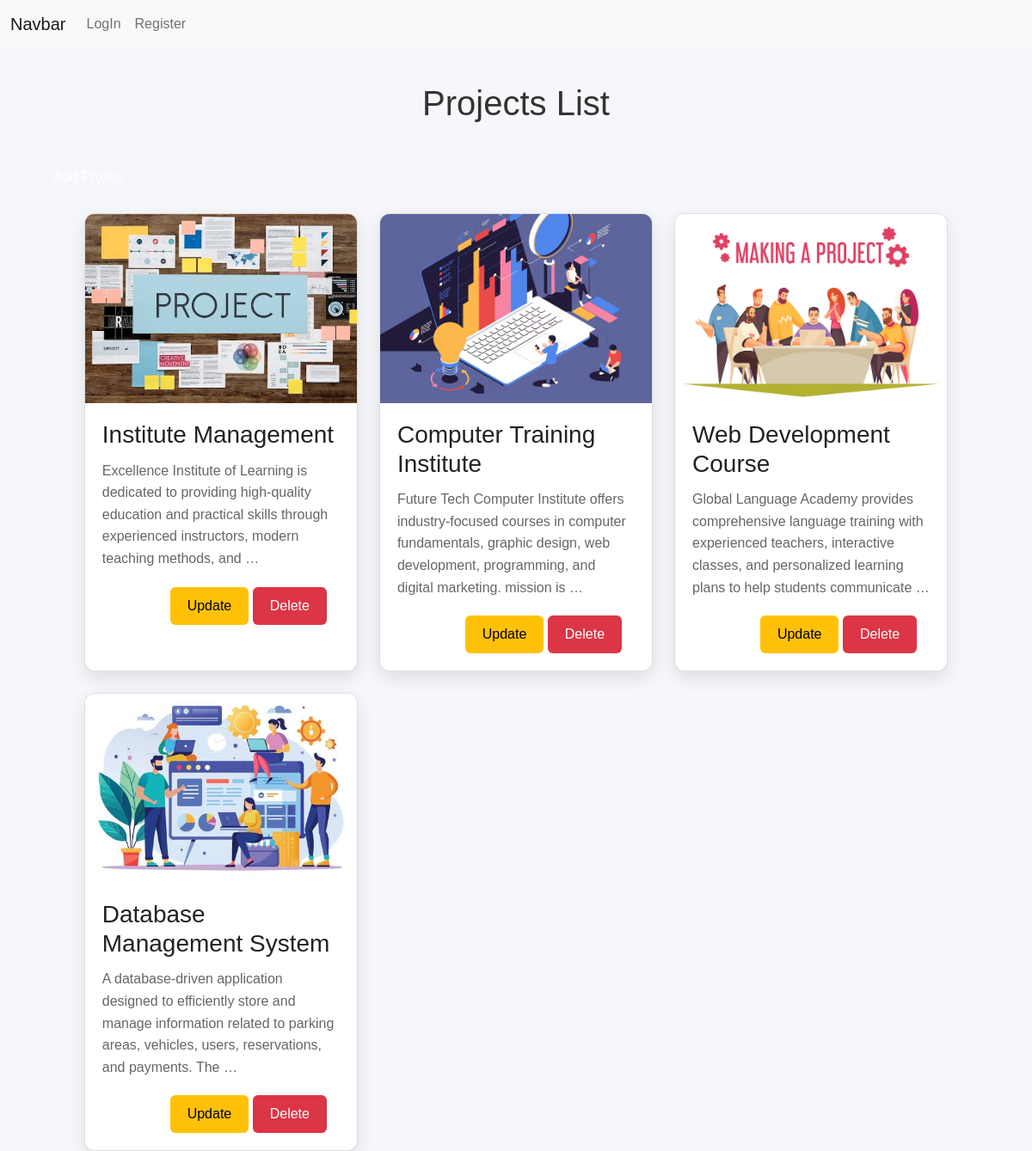
/project_list/, run on the app's committed database.
### Portfolio/models.py (models this page shows, shortened)
class ProjectModel(models.Model):
    title = models.CharField(max_length=100,null=True)
    description = models.TextField(null=True)
    image = models.ImageField(upload_to='project/',null=True)

### Portfolio/views.py (the view)
# urls.py: path('project_list/',project_list, name='project_list'),
def project_list(request):
    project_data = ProjectModel.objects.all()
    context ={
        'project_data':project_data
    }
    return render(request, 'project_list.html',context)

### Portfolio/templates/project_list.html (shortened to what this page needs)
{% extends 'master/base.html' %}
{% block content %}
<h1 class="page-title">Projects List</h1>
<a href="{% url 'add_project' %}" class="btn">Add Project</a>
<div class="card-container">
    {% for data in project_data %}
    <div class="card">
        <img src="{{ data.image.url }}" alt="{{ data.title }}">
        <div class="card-content">
            <h3>{{ data.title }}</h3>
            <p>
                {{ data.description|truncatewords:20 }}
            </p>
            <a href="#" class="btn">View</a>
            <a href="{% url 'edit_project' data.id %}" class="btn btn-edit">Update</a>
            <a href="{% url 'delete_project' data.id %}" class="btn btn-delete">Delete</a>
        </div>
    </div>
    {% endfor %}
</div>
{% endblock %}

### Portfolio/templates/master/base.html (shortened to what this page needs)
<!doctype html>
<html lang="en">
  <head>
    <link href="https://cdn.jsdelivr.net/npm/bootstrap@5.0.2/dist/css/bootstrap.min.css" rel="stylesheet">
  </head>
  <body>
    {% include 'master/nav.html' %}
    <div class="container">
        {% block content %}
        {% endblock content %}
    </div>
  </body>
</html>

### Portfolio/templates/master/nav.html
<nav class="navbar navbar-expand-lg navbar-light bg-light">
  <div class="container-fluid">
    <a class="navbar-brand" href="#">Navbar</a>
    <div class="collapse navbar-collapse" id="navbarNavAltMarkup">
      <div class="navbar-nav">
        {% if request.user.is_authenticated %}
        <a class="nav-link active" aria-current="page" href="{% url 'dashboard' %}">Home</a>
        <a class="nav-link" href="#">About</a>
        <a class="nav-link" href="{% url 'logout_page' %}">Logout</a>
        {% else %}
        <a class="nav-link" href="{% url 'login_page' %}">LogIn</a>
        <a class="nav-link" href="{% url 'register' %}">Register</a>
        {% endif %}
      </div>
    </div>
  </div>
</nav>

### Portfolio/templates/project_list.html (style rules this page uses)
body { background:#f5f7fa; font-family:Arial, Helvetica, sans-serif; }
.page-title { text-align:center; margin:40px 0; color:#333; }
.card-container { width:90%; margin:auto; display:grid; grid-template-columns:repeat(auto-fit,minmax(300px,1fr)); gap:25px; margin-top: 20px; }
.card { background:#fff; border-radius:12px; overflow:hidden; box-shadow:0 8px 20px rgba(0,0,0,.1); transition:.3s; }
.card img { width:100%; height:220px; object-fit:cover; }
.card-content { padding:20px; }
.card-content h3 { margin-bottom:12px; color:#222; }
.card-content p { color:#666; line-height:1.6; margin-bottom:20px; }
.btn { display: inline-block; color: #fff; text-decoration: none; padding: 10px 20px; border-radius: 6px; transition: 0.3s; border: none; cursor: pointer; }
.btn-edit { background: #ffc107; color: #000; }
.btn-delete { background: #dc3545; }

### data on the page
ProjectModel: image (picture), title "Institute Management", description "Excellence Institute of Learning is dedicated to providing high-quality education and practical skills through experienced instructors, modern teaching methods, and …"
ProjectModel: image (picture), title "Computer Training Institute", description "Future Tech Computer Institute offers industry-focused courses in computer fundamentals, graphic design, web development, programming, and digital marketing. mission is …"
ProjectModel: image (picture), title "Web Development Course", description "Global Language Academy provides comprehensive language training with experienced teachers, interactive classes, and personalized learning plans to help students communicate …"
ProjectModel: image (picture), title "Database Management System", description "A database-driven application designed to efficiently store and manage information related to parking areas, vehicles, users, reservations, and payments. The …"
